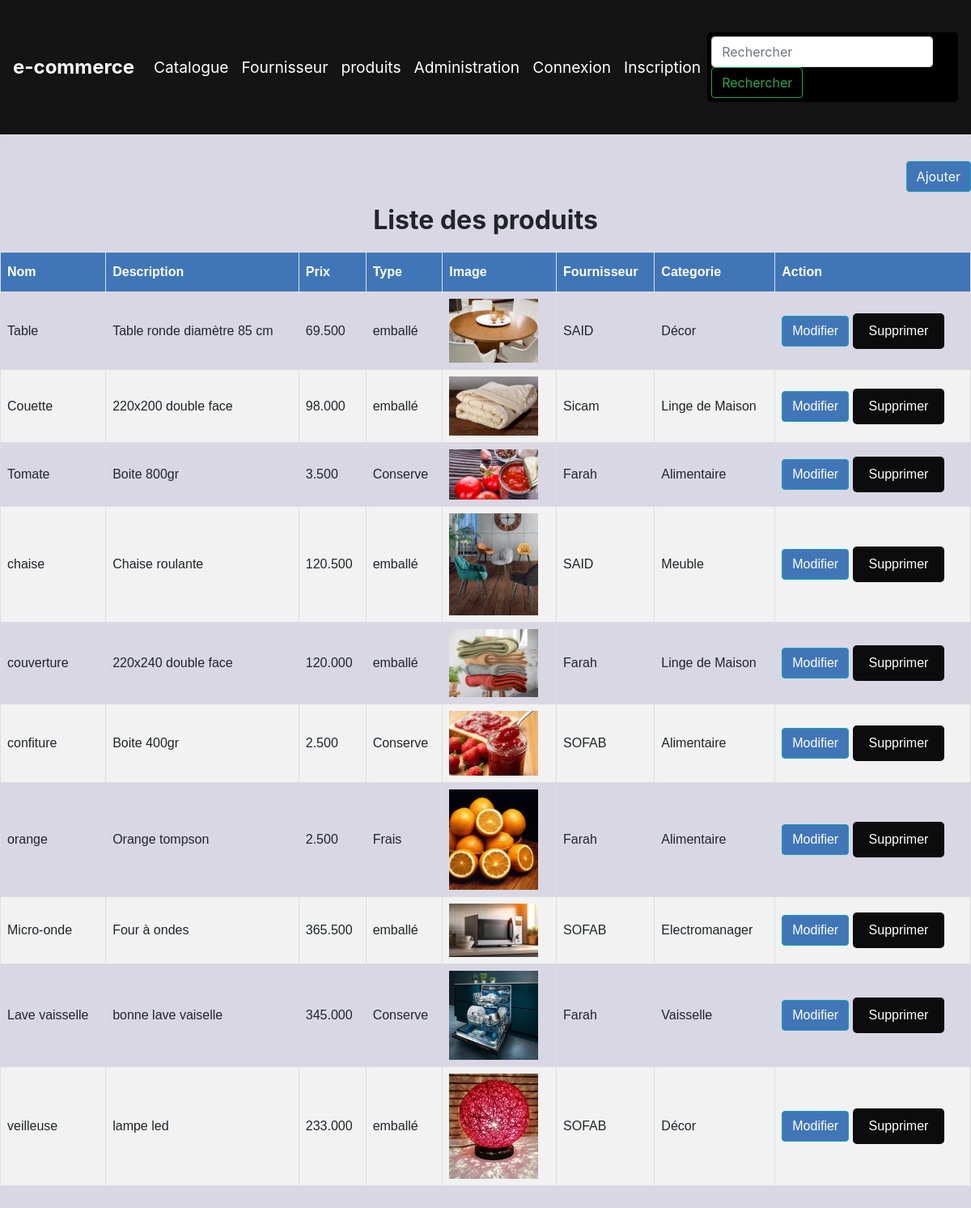
/magasin/listProduit/, run on the app's committed database.
### magasin/models.py (models this page shows, shortened)
class Produits(models.Model):
    libelle = models.CharField(max_length=100)
    description = models.TextField()
    prix = models.DecimalField(max_digits=10, decimal_places=3)
    TYPE_CHOICES = [
        ('em', 'emballé'),
        ('fr', 'Frais'),
        ('cs', 'Conserve')
    ]
    type = models.CharField(max_length=2, choices=TYPE_CHOICES, default='em')
    img = models.ImageField(blank='True')
    categorie = models.ForeignKey(Categorie, on_delete=models.CASCADE, null=True)
    Fournisseur = models.ForeignKey(Fournisseur, on_delete=models.CASCADE, null=True)

class Fournisseur(models.Model):
    nom=models.CharField(max_length=100)
    adresse=models.TextField()
    email=models.EmailField()
    telephone=models.CharField(max_length=8)

class Categorie(models.Model):
    TYPE_CHOICES = [
        ('Al', 'Alimentaire'),
        ('Mb', 'Meuble'),
        ('Sn', 'Sanitaire'),
        ('Vs', 'Vaisselle'),
        ('Vt', 'Vêtement'),
        ('Jx', 'Jouets'),
        ('Lg', 'Linge de Maison'),
        ('Bj', 'Bijoux'),
        ('Dc', 'Décor'),
        ('EL','Electromanager')
    ]
    name = models.CharField(max_length=50, choices=TYPE_CHOICES, default='Alimentaire')
    def __str__(self):
        return self.get_name_display()

### magasin/views.py (the view)
# urls.py: path('listProduit/', views.listProduit, name='listProduit'),
def listProduit(request):
    produits = Produits.objects.all()
    return render(request, 'magasin/mesProduits.html', {'produits': produits})

### magasin/templates/magasin/mesProduits.html
{% extends 'magasin/base.html' %}
{% block body %}
<div class="text-right mb-3">
    <a href="{% url 'magasin:nouveauProd' %}" class="btn btn-info custom-text-color">Ajouter</a>
</div>
<h2 style="font-weight: bold;">Liste des produits</h2>
<table id="customers">
    <thead>
        <tr>
            <th>Nom</th>
            <th>Description</th>
            <th>Prix</th>
            <th>Type</th>
            <th>Image</th>
            <th>Fournisseur</th>
            <th>Categorie</th>
            <th>Action</th>
        </tr>
    </thead>
    <tbody>
        {% for produit in produits %}
            <tr>
                <td>{{ produit.libelle }}</td>
                <td>{{ produit.description }}</td>
                <td>{{ produit.prix }}</td>
                <td>{{ produit.get_type_display }}</td>
                <td><img src="{{ produit.img.url }}" alt="{{ produit.libelle }}" style="max-width: 110px;"></td>
                <td>{{ produit.Fournisseur.nom }}</td>
                <td>{{ produit.categorie }}</td>
                <td>
                        <a href="{% url 'magasin:modifierProd' produit.pk %}" class="btn btn-info custom-text-color">Modifier</a>
                        <a href="{% url 'magasin:supprimer_produit' produit.pk %}" class="btn btn-secondary" >Supprimer</a>
                </td>
            </tr>
        {% empty %}
            <tr>
                <td colspan="7">Aucun produit disponible.</td>
            </tr>
        {% endfor %}
    </tbody>
</table>
{% endblock %}

### magasin/static/css/vitrine.css (style rules this page uses)
body { background-color:#d9d7e4; }

### magasin/static/css/styles.css (style rules this page uses)
h2 { text-align: center; margin-bottom: 20px; }

### magasin/static/css/nav.css (style rules this page uses)
.btn { border-radius: 0.25rem; padding: 0.375rem 0.75rem; transition: background-color 0.3s ease-in-out, color 0.3s ease-in-out; }

### magasin/static/css/list.css (style rules this page uses)
.custom-text-color { background-color: #4076b8; }
#customers { font-family: Arial, Helvetica, sans-serif; border-collapse: collapse; width: 100%; }
#customers td, #customers th { border: 1px solid #ddd; padding: 8px; }
#customers tr:nth-child(even) { background-color: #f2f2f2; }
#customers th { padding-top: 12px; padding-bottom: 12px; text-align: left; background-color: #4076b8; color: white; }

### magasin/static/css/viewcart.css (style rules this page uses)
.btn-secondary { background-color: #0c0c0c; color: #fff; padding: 10px 20px; border: none; border-radius: 5px; text-decoration: none; }

### data on the page
Produits: libelle "Table", description "Table ronde diamètre 85 cm", prix "69.500", type "emballé", img (picture), Fournisseur.nom "SAID", categorie "Décor"
Produits: libelle "Couette", description "220x200 double face", prix "98.000", type "emballé", img (picture), Fournisseur.nom "Sicam", categorie "Linge de Maison"
Produits: libelle "Tomate", description "Boite 800gr", prix "3.500", type "Conserve", img (picture), Fournisseur.nom "Farah", categorie "Alimentaire"
Produits: libelle "chaise", description "Chaise roulante", prix "120.500", type "emballé", img (picture), Fournisseur.nom "SAID", categorie "Meuble"
Produits: libelle "couverture", description "220x240 double face", prix "120.000", type "emballé", img (picture), Fournisseur.nom "Farah", categorie "Linge de Maison"
Produits: libelle "confiture", description "Boite 400gr", prix "2.500", type "Conserve", img (picture), Fournisseur.nom "SOFAB", categorie "Alimentaire"
Produits: libelle "orange", description "Orange tompson", prix "2.500", type "Frais", img (picture), Fournisseur.nom "Farah", categorie "Alimentaire"
Produits: libelle "Micro-onde", description "Four à ondes", prix "365.500", type "emballé", img (picture), Fournisseur.nom "SOFAB", categorie "Electromanager"
Produits: libelle "Lave vaisselle", description "bonne lave vaiselle", prix "345.000", type "Conserve", img (picture), Fournisseur.nom "Farah", categorie "Vaisselle"
Produits: libelle "veilleuse", description "lampe led", prix "233.000", type "emballé", img (picture), Fournisseur.nom "SOFAB", categorie "Décor"
